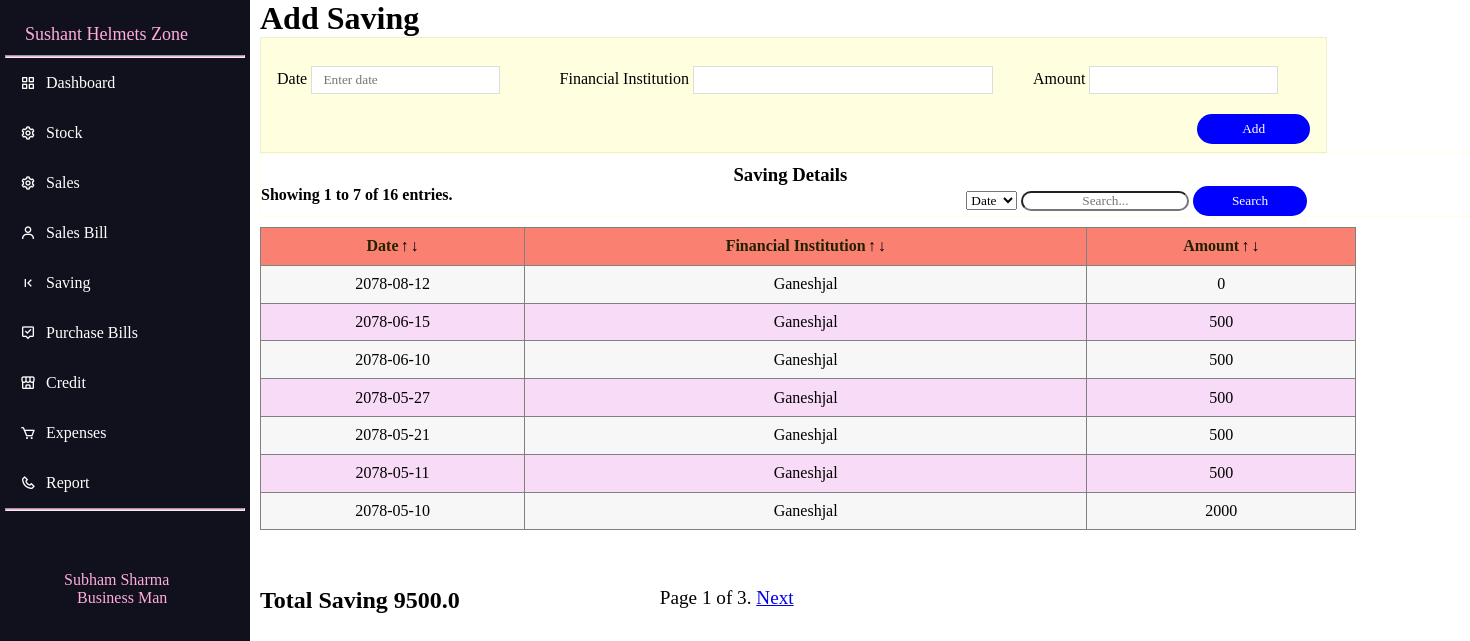
The page /decreasedatesave on the database its author committed.
### home/models.py (models this page shows, shortened)
class Saving(models.Model):
    Date=models.CharField(max_length=100)
    Bank=models.CharField(max_length=255)
    Amount=models.IntegerField()
    class Meta:
        ordering=('-Date',)

### home/views.py (the view)
# urls.py: path('decreasedatesave',views.savedd),
def savedd(request):
    objec=Saving.objects.all().order_by('-Date')
    total=0.0
    count=0
    for data in objec:
        tot=data.Amount
        total=round(total+float(tot),2)
        count+=1
    p=Paginator(objec,7)
    page=request.GET.get('page')
    data=p.get_page(page)
    start=data.start_index()
    end=data.end_index()
    return render(request,'saving.html',{'data':data,'total':total,'count':count,'start':start,'end':end})

### templates/saving.html (shortened to what this page needs)
{%load static%}
{%include 'index.html'%}
<!DOCTYPE html>
<html lang="en">
<head>
    <link rel="stylesheet" href="{%static 'date_picker\css\nepali.datepicker.v3.7.min.css'%}">
</head>
<body>
    {%block content%}
    <div class="new">
    <h1>Add Saving</h1>
    <div>
    <form method='POST' action='save'>
    <div class="same">
    <div class="main">
        <div class="product">
            <label>Date</label>
            <input type="text" name="date"required="required" id="date_picker" data-hidden="true" class="in-but" placeholder="Enter date">
        </div>
        <div class="tquantity">
            <label>Financial Institution</label>
            <input class="in-buts" type="text" name="purpose" required="required">
        </div>
    <div class="cp">
            <label>Amount</label>
            <input class="in-but" type="number" name="amount" required="required">
        </div>
      </div>
      <div class="cpsp">
        <div class="add">
            <button>Add</button>
        </div>
        </div>
        </div>
    </form>
      <div class="tit">
          <h3>Saving Details</h3>
          <div class="serch">
              <form method='POST' action='searchsave'>
                  <div class="box">
                      <div class="pagi">
                        <h4>Showing {{start}} to {{end}} of {{count}} entries.</h4>
                        </div>
                        <div class="padd">
                        <select name="searchtype">
                        <option>Date</option>
                    </select>
                        <input class="box2" type="text" name="findtext" required="required" placeholder="Search...">
              <button>Search</button>
              </div>
                  </div>
              </div>
          </div>
          </div>
          <div class="fortable">
              <table border="1" cellspacing=0 >
                  <thead>
                      <tr>
                          <th>Date<a class ="arr" href="decreasedatesave">↑</a><a class="arr" href="increasedatesave">↓</a></th>
                          <th>Financial Institution<a class ="arr" href="decreasefsave">↑</a><a class="arr" href="increasefsave">↓</a></th>
                          <th>Amount<a class ="arr" href="decreaseamountsave">↑</a><a class="arr" href="increaseamountsave">↓</a></th>
                      </tr>
                  </thead>
                  <tbody>
                      {%for obj in data%}
                      <tr>
                          <td>{{obj.Date}}</td>
                          <td>{{obj.Bank|capfirst}}</td>
                          <td>{{obj.Amount}}</td>
                      </tr>
                    {%endfor%}
                  </tbody>
              </table>
          </div>
      </div>
   <div class="new">
       <div class="all">
       <div class="total">
           <h2>Total Saving {{total}}</h2>
       </div>
    <div class="pagination">
         <span class="step-links">
                       <span class="current">      Page {{ data.number }} of {{ data.paginator.num_pages }}.    </span>
                         {% if data.has_next %}
                             <a href="?page={{ data.next_page_number }}">Next</a>
                             {% endif %}  </span>
                             </div>
                             </div>
                             </div>
    {%endblock%}
</body>
</html>

### rows shown on the page
Saving: Date "2078-08-12", Bank "Ganeshjal", Amount "0"
Saving: Date "2078-06-15", Bank "Ganeshjal", Amount "500"
Saving: Date "2078-06-10", Bank "Ganeshjal", Amount "500"
Saving: Date "2078-05-27", Bank "Ganeshjal", Amount "500"
Saving: Date "2078-05-21", Bank "Ganeshjal", Amount "500"
Saving: Date "2078-05-11", Bank "Ganeshjal", Amount "500"
Saving: Date "2078-05-10", Bank "Ganeshjal", Amount "2000"

### other values the page prints
{{ start }} "1"
{{ end }} "7"
{{ count }} "16"
{{ total }} "9500.0"
{{ data.number }} "1"
{{ data.paginator.num_pages }} "3"
